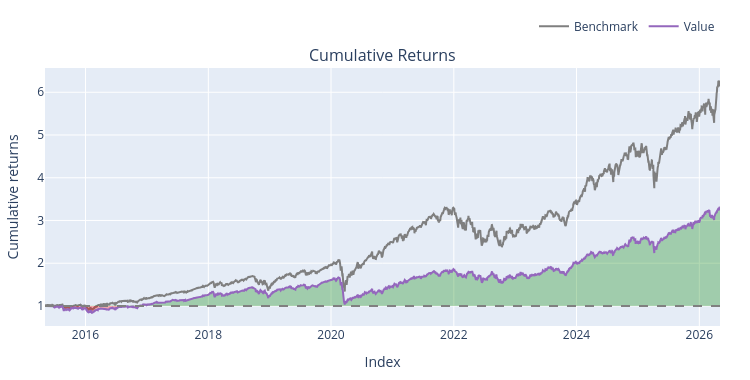

The notebook cell this image was saved under:
### Markdown cell above
### Crossover ADX strategy

### Code cell
entries = (
    (adx_df >= 25) &
    (adx_df.shift(1) < 25)
).shift(1).fillna(False).astype(bool)

exits = (
    (adx_df < 20) &
    (adx_df.shift(1) >= 20)
).shift(1).fillna(False).astype(bool)


backtest1 = vbt.Portfolio.from_signals(
    close=close_df,
    open = open_df,
    high = high_df,
    low = low_df,
    entries=entries,
    exits=exits,
    init_cash=100_000.0,
    size=0.1,                         
    size_type='percent',
    cash_sharing=True,                 
    group_by=True,                     
    freq='1D',
    fees=0.001,
    sl_stop = 0.10,
       
)

print(backtest1.stats())
backtest1.plot().show()

### Figure 1 — Plotly figure (JSON) as saved in the notebook; plotly's stock layout.template omitted (floating-point values rounded to 4 significant figures; data arrays with more than 128 entries replaced by an {"elided": "..."} marker saying what was removed)
{"data": [{"legendgroup": "0", "line": {"color": "#7f7f7f"}, "name": "Benchmark", "showlegend": true, "type": "scatter", "uid": "f9263029-bbde-4fdb-b7b5-35570220db1e", "x": {"elided": "2766 str values"}, "xaxis": "x", "y": {"elided": "2766 float values"}, "yaxis": "y"}, {"hoverinfo": "skip", "legendgroup": "1", "line": {"color": "rgba(0, 0, 0, 0)", "width": 0}, "opacity": 0, "showlegend": false, "type": "scatter", "uid": "2ac4825e-7fcf-432f-b29c-82337a65f7b3", "x": {"elided": "2766 str values"}, "xaxis": "x", "y": {"elided": "2766 int values"}, "yaxis": "y"}, {"connectgaps": false, "fill": "tonexty", "fillcolor": "rgba(0, 128, 0, 0.3)", "hoverinfo": "skip", "legendgroup": "1", "line": {"color": "rgba(0, 0, 0, 0)", "width": 0}, "opacity": 0, "showlegend": false, "type": "scatter", "uid": "d550c7e7-5170-4aba-afdc-2f8533b7f84c", "x": {"elided": "2766 str values"}, "xaxis": "x", "y": {"elided": "2766 float values"}, "yaxis": "y"}, {"hoverinfo": "skip", "legendgroup": "1", "line": {"color": "rgba(0, 0, 0, 0)", "width": 0}, "opacity": 0, "showlegend": false, "type": "scatter", "uid": "5bad2c4f-8368-45de-91eb-09b273926b18", "x": {"elided": "2766 str values"}, "xaxis": "x", "y": {"elided": "2766 int values"}, "yaxis": "y"}, {"connectgaps": false, "fill": "tonexty", "fillcolor": "rgba(255, 0, 0, 0.3)", "hoverinfo": "skip", "legendgroup": "1", "line": {"color": "rgba(0, 0, 0, 0)", "width": 0}, "opacity": 0, "showlegend": false, "type": "scatter", "uid": "ad4dfa28-baaf-4c93-b8bd-1c960279eaee", "x": {"elided": "2766 str values"}, "xaxis": "x", "y": {"elided": "2766 float values"}, "yaxis": "y"}, {"legendgroup": "2", "line": {"color": "#9467bd"}, "name": "Value", "showlegend": true, "type": "scatter", "uid": "cc5a0d1d-a27c-4453-a915-cf80d8f63305", "x": {"elided": "2766 str values"}, "xaxis": "x", "y": {"elided": "2766 float values"}, "yaxis": "y"}, {"hoverinfo": "skip", "legendgroup": "1", "line": {"color": "rgba(0, 0, 0, 0)", "width": 0}, "opacity": 0, "showlegend": false, "type": "scatter", "uid": "2026408a-10d4-4997-9ae5-708ce4d11339", "x": {"elided": "2766 str values"}, "xaxis": "x", "y": {"elided": "2766 int values"}, "yaxis": "y"}], "layout": {"annotations": [{"font": {"size": 16}, "showarrow": false, "text": "Cumulative Returns", "x": 0.5, "xanchor": "center", "xref": "paper", "y": 1, "yanchor": "bottom", "yref": "paper"}], "height": 380, "legend": {"orientation": "h", "traceorder": "normal", "x": 1, "xanchor": "right", "y": 1.105, "yanchor": "bottom"}, "margin": {"b": 30, "l": 30, "r": 30, "t": 30}, "shapes": [{"line": {"color": "gray", "dash": "dash"}, "type": "line", "x0": 0, "x1": 1, "xref": "paper", "y0": 1, "y1": 1, "yref": "y"}], "showlegend": true, "width": 750, "xaxis": {"anchor": "y", "domain": [0, 1], "title": {"text": "Index"}}, "yaxis": {"anchor": "x", "domain": [0, 1], "title": {"text": "Cumulative returns"}}}}
